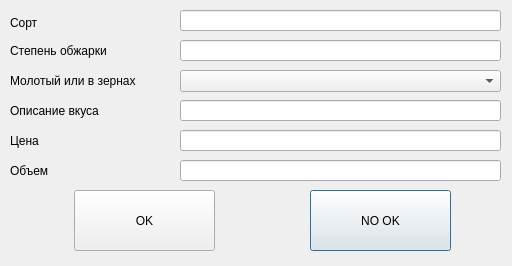
<?xml version="1.0" encoding="UTF-8"?>
<ui version="4.0">
 <class>Dialog</class>
 <widget class="QDialog" name="Dialog">
  <property name="geometry">
   <rect>
    <x>0</x>
    <y>0</y>
    <width>512</width>
    <height>266</height>
   </rect>
  </property>
  <property name="windowTitle">
   <string>Dialog</string>
  </property>
  <property name="modal">
   <bool>true</bool>
  </property>
  <widget class="QLabel" name="label_sort">
   <property name="geometry">
    <rect>
     <x>10</x>
     <y>12</y>
     <width>161</width>
     <height>21</height>
    </rect>
   </property>
   <property name="text">
    <string>Сорт</string>
   </property>
  </widget>
  <widget class="QLabel" name="label_price">
   <property name="geometry">
    <rect>
     <x>10</x>
     <y>130</y>
     <width>161</width>
     <height>21</height>
    </rect>
   </property>
   <property name="text">
    <string>Цена</string>
   </property>
  </widget>
  <widget class="QLabel" name="label_description">
   <property name="geometry">
    <rect>
     <x>10</x>
     <y>100</y>
     <width>161</width>
     <height>21</height>
    </rect>
   </property>
   <property name="text">
    <string>Описание вкуса</string>
   </property>
  </widget>
  <widget class="QLineEdit" name="lineEdit_frying">
   <property name="geometry">
    <rect>
     <x>180</x>
     <y>40</y>
     <width>321</width>
     <height>21</height>
    </rect>
   </property>
  </widget>
  <widget class="QComboBox" name="comboBox_ground">
   <property name="geometry">
    <rect>
     <x>180</x>
     <y>70</y>
     <width>321</width>
     <height>22</height>
    </rect>
   </property>
  </widget>
  <widget class="QPushButton" name="pushButton_no_ok">
   <property name="geometry">
    <rect>
     <x>310</x>
     <y>190</y>
     <width>141</width>
     <height>61</height>
    </rect>
   </property>
   <property name="text">
    <string>NO OK</string>
   </property>
  </widget>
  <widget class="QLineEdit" name="lineEdit_price">
   <property name="geometry">
    <rect>
     <x>180</x>
     <y>130</y>
     <width>321</width>
     <height>21</height>
    </rect>
   </property>
  </widget>
  <widget class="QPushButton" name="pushButton_ok">
   <property name="geometry">
    <rect>
     <x>74</x>
     <y>190</y>
     <width>141</width>
     <height>61</height>
    </rect>
   </property>
   <property name="text">
    <string>OK</string>
   </property>
  </widget>
  <widget class="QLabel" name="label_ground">
   <property name="geometry">
    <rect>
     <x>10</x>
     <y>70</y>
     <width>161</width>
     <height>21</height>
    </rect>
   </property>
   <property name="text">
    <string>Молотый или в зернах</string>
   </property>
  </widget>
  <widget class="QLabel" name="label_volume">
   <property name="geometry">
    <rect>
     <x>10</x>
     <y>160</y>
     <width>161</width>
     <height>21</height>
    </rect>
   </property>
   <property name="text">
    <string>Объем</string>
   </property>
  </widget>
  <widget class="QLineEdit" name="lineEdit_description">
   <property name="geometry">
    <rect>
     <x>180</x>
     <y>100</y>
     <width>321</width>
     <height>21</height>
    </rect>
   </property>
  </widget>
  <widget class="QLineEdit" name="lineEdit_sort">
   <property name="geometry">
    <rect>
     <x>180</x>
     <y>10</y>
     <width>321</width>
     <height>21</height>
    </rect>
   </property>
  </widget>
  <widget class="QLineEdit" name="lineEdit_volume">
   <property name="geometry">
    <rect>
     <x>180</x>
     <y>160</y>
     <width>321</width>
     <height>21</height>
    </rect>
   </property>
  </widget>
  <widget class="QLabel" name="label_frying">
   <property name="geometry">
    <rect>
     <x>10</x>
     <y>40</y>
     <width>161</width>
     <height>21</height>
    </rect>
   </property>
   <property name="text">
    <string>Степень обжарки</string>
   </property>
  </widget>
 </widget>
 <resources/>
 <connections/>
</ui>
